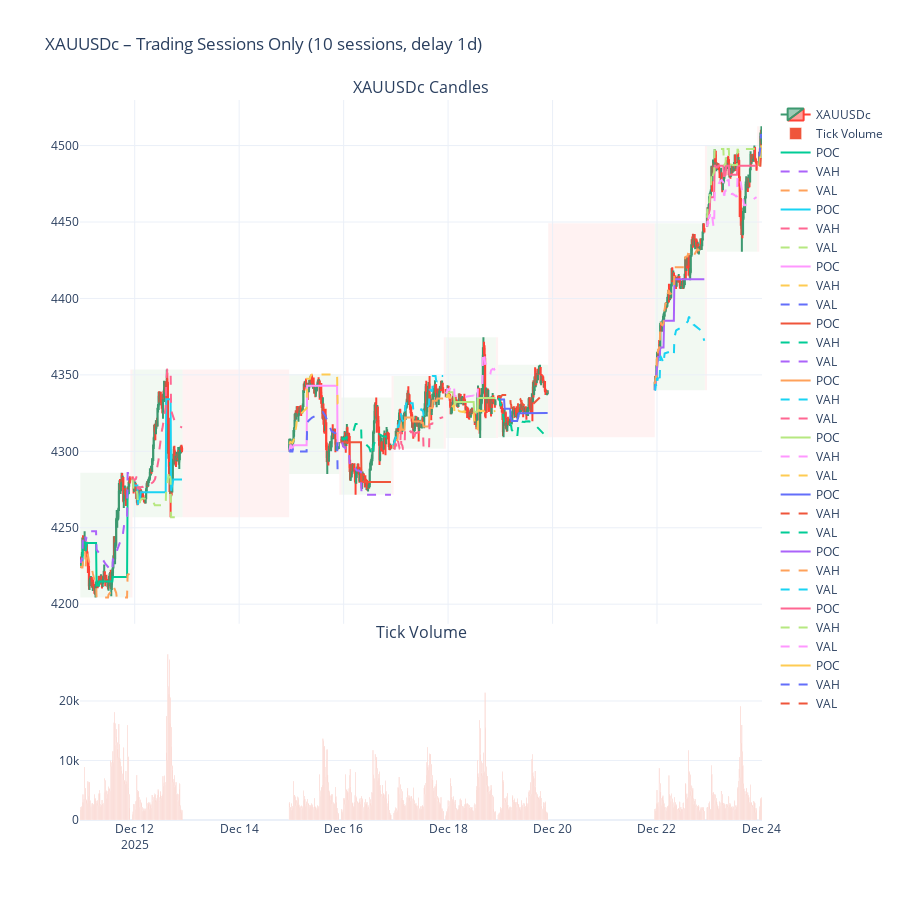

This figure's notebook cell:
### Code cell
import MetaTrader5 as mt5
import pandas as pd
import pytz
from datetime import datetime, timedelta
from plotly.subplots import make_subplots
import plotly.graph_objects as go
import numpy as np

# -------------------------------------------------
# PARAMETERS
# -------------------------------------------------
symbol = "XAUUSDc"
timeframe = mt5.TIMEFRAME_M15
lookback_days = 10             # NUMBER OF TRADING SESSIONS
delay_days = 1
utc_timezone = pytz.UTC
value_area_pct = 0.7

# -------------------------------------------------
# HELPER: Convert MT5 timeframe to timedelta
# -------------------------------------------------
def timeframe_to_timedelta(tf):
    mapping = {
        mt5.TIMEFRAME_M1: timedelta(minutes=1),
        mt5.TIMEFRAME_M2: timedelta(minutes=2),
        mt5.TIMEFRAME_M3: timedelta(minutes=3),
        mt5.TIMEFRAME_M4: timedelta(minutes=4),
        mt5.TIMEFRAME_M5: timedelta(minutes=5),
        mt5.TIMEFRAME_M6: timedelta(minutes=6),
        mt5.TIMEFRAME_M10: timedelta(minutes=10),
        mt5.TIMEFRAME_M12: timedelta(minutes=12),
        mt5.TIMEFRAME_M15: timedelta(minutes=15),
        mt5.TIMEFRAME_M20: timedelta(minutes=20),
        mt5.TIMEFRAME_M30: timedelta(minutes=30),
        mt5.TIMEFRAME_H1: timedelta(hours=1),
        mt5.TIMEFRAME_H2: timedelta(hours=2),
        mt5.TIMEFRAME_H3: timedelta(hours=3),
        mt5.TIMEFRAME_H4: timedelta(hours=4),
        mt5.TIMEFRAME_H6: timedelta(hours=6),
        mt5.TIMEFRAME_H8: timedelta(hours=8),
        mt5.TIMEFRAME_H12: timedelta(hours=12),
        mt5.TIMEFRAME_D1: timedelta(days=1),
        mt5.TIMEFRAME_W1: timedelta(weeks=1),
        mt5.TIMEFRAME_MN1: timedelta(days=30),
    }
    return mapping.get(tf, timedelta(hours=1))

# -------------------------------------------------
# INITIALIZE MT5
# -------------------------------------------------
if not mt5.initialize():
    raise RuntimeError(mt5.last_error())

if not mt5.symbol_select(symbol, True):
    mt5.shutdown()
    raise RuntimeError(f"Symbol not available: {symbol}")

# -------------------------------------------------
# FETCH DATA (TRADING-DAY AWARE)
# -------------------------------------------------
utc_end = datetime.now(utc_timezone).replace(
    hour=0, minute=0, second=0, microsecond=0
) - timedelta(days=delay_days)

raw_from = utc_end - timedelta(days=lookback_days * 3)

rates = mt5.copy_rates_range(symbol, timeframe, raw_from, utc_end)
mt5.shutdown()

if rates is None or len(rates) == 0:
    raise RuntimeError("No data returned from MT5")

df = pd.DataFrame(rates)
df["time"] = pd.to_datetime(df["time"], unit="s", utc=True)
df.set_index("time", inplace=True)
df.sort_index(inplace=True)

# -------------------------------------------------
# DETECT TRADING SESSIONS
# -------------------------------------------------
candle_delta = timeframe_to_timedelta(timeframe)
df["gap"] = df.index.to_series().diff() > candle_delta
df["session"] = df["gap"].cumsum()

# KEEP ONLY LAST N TRADING SESSIONS
last_sessions = df["session"].unique()[-lookback_days:]
df = df[df["session"].isin(last_sessions)]

# -------------------------------------------------
# BUILD SESSION + GAP STRUCTURES
# -------------------------------------------------
trading_sessions = []
non_trading_gaps = []

for _, group in df.groupby("session"):
    trading_sessions.append({
        "x0": group.index.min(),
        "x1": group.index.max() + candle_delta,
        "y0": group["low"].min(),
        "y1": group["high"].max(),
        "df": group
    })

for i in range(len(trading_sessions) - 1):
    gap_start = trading_sessions[i]["x1"]
    gap_end = trading_sessions[i + 1]["x0"]
    if gap_start < gap_end:
        non_trading_gaps.append({
            "x0": gap_start,
            "x1": gap_end,
            "y0": min(trading_sessions[i]["y0"], trading_sessions[i + 1]["y0"]),
            "y1": max(trading_sessions[i]["y1"], trading_sessions[i + 1]["y1"])
        })

# -------------------------------------------------
# PLOTLY FIGURE
# -------------------------------------------------
fig = make_subplots(
    rows=2,
    cols=1,
    shared_xaxes=True,
    vertical_spacing=0.03,
    row_heights=[0.75, 0.25],
    subplot_titles=(f"{symbol} Candles", "Tick Volume")
)

fig.add_trace(
    go.Candlestick(
        x=df.index,
        open=df["open"],
        high=df["high"],
        low=df["low"],
        close=df["close"],
        name=symbol
    ),
    row=1,
    col=1
)

fig.add_trace(
    go.Bar(
        x=df.index,
        y=df["tick_volume"],
        name="Tick Volume"
    ),
    row=2,
    col=1
)

# -------------------------------------------------
# SESSION VISUALS
# -------------------------------------------------
for session in trading_sessions:
    fig.add_shape(
        type="rect",
        x0=session["x0"],
        x1=session["x1"],
        y0=session["y0"],
        y1=session["y1"],
        fillcolor="green",
        opacity=0.05,
        line=dict(width=0),
        layer="below"
    )

for gap in non_trading_gaps:
    fig.add_shape(
        type="rect",
        x0=gap["x0"],
        x1=gap["x1"],
        y0=gap["y0"],
        y1=gap["y1"],
        fillcolor="red",
        opacity=0.05,
        line=dict(width=0),
        layer="below"
    )

# -------------------------------------------------
# DEVELOPING POC / VAH / VAL
# -------------------------------------------------
for session in trading_sessions:
    sess_df = session["df"]
    cumulative_volume = {}

    poc_prices, vah_prices, val_prices, times = [], [], [], []

    for t, row in sess_df.iterrows():
        prices = np.arange(row["low"], row["high"] + 0.01, 0.10)
        vol = row["tick_volume"] / max(len(prices), 1)

        for p in prices:
            p = round(p, 2)
            cumulative_volume[p] = cumulative_volume.get(p, 0) + vol

        levels = np.array(sorted(cumulative_volume))
        vols = np.array([cumulative_volume[p] for p in levels])

        poc_idx = np.argmax(vols)
        poc_price = levels[poc_idx]

        target = vols.sum() * value_area_pct
        cum = vols[poc_idx]
        lo = hi = poc_idx

        while cum < target:
            if lo > 0:
                lo -= 1
                cum += vols[lo]
            if hi < len(vols) - 1:
                hi += 1
                cum += vols[hi]

        poc_prices.append(poc_price)
        vah_prices.append(levels[hi])
        val_prices.append(levels[lo])
        times.append(t)

    fig.add_trace(go.Scatter(x=times, y=poc_prices, mode="lines", line=dict(width=2), name="POC"), row=1, col=1)
    fig.add_trace(go.Scatter(x=times, y=vah_prices, mode="lines", line=dict(dash="dash"), name="VAH"), row=1, col=1)
    fig.add_trace(go.Scatter(x=times, y=val_prices, mode="lines", line=dict(dash="dash"), name="VAL"), row=1, col=1)

# -------------------------------------------------
# LAYOUT
# -------------------------------------------------
fig.update_layout(
    title=f"{symbol} – Trading Sessions Only ({lookback_days} sessions, delay {delay_days}d)",
    height=900,
    xaxis_rangeslider_visible=False,
    template="plotly_white"
)

fig.show()
